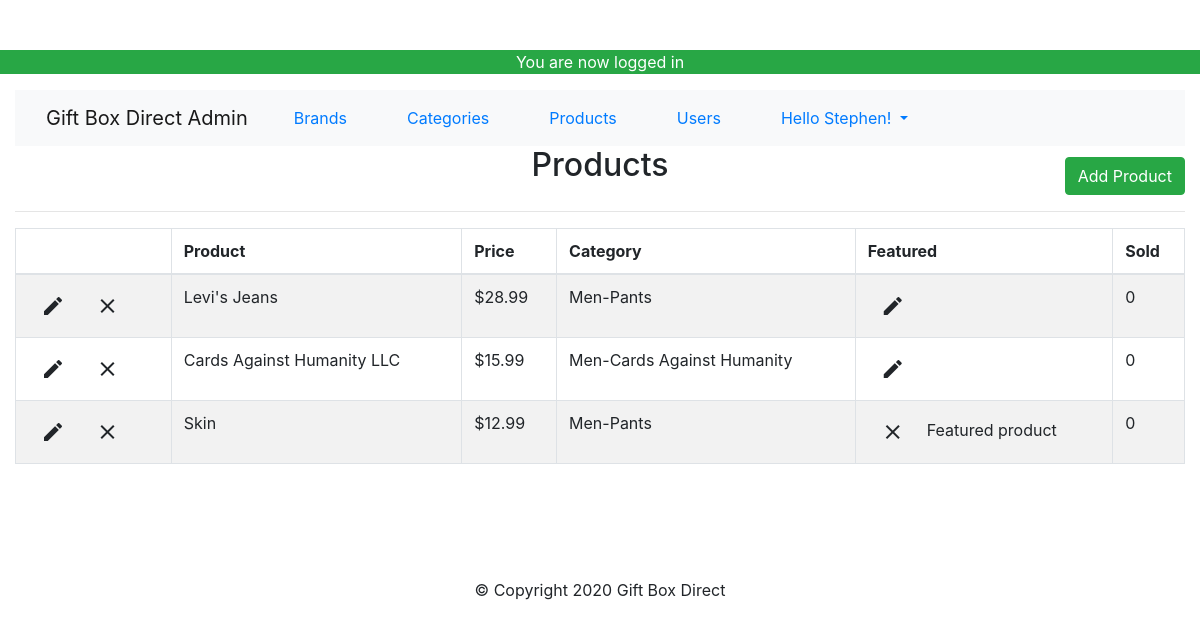
Screenshot of /tutro/admin/products.php (signed in) with the database file from the repository.
### tables this page shows
CREATE TABLE `products` (
  `id` int(11) NOT NULL,
  `title` varchar(255) NOT NULL,
  `price` decimal(10,2) NOT NULL,
  `list_price` decimal(10,2) NOT NULL,
  `brand` int(11) NOT NULL,
  `categories` varchar(255) NOT NULL,
  `image` varchar(255) NOT NULL,
  `description` text NOT NULL,
  `featured` tinyint(4) NOT NULL DEFAULT 0,
  `sizes` text NOT NULL,
  `deleted` tinyint(4) NOT NULL DEFAULT 0
);

### tutro/helpers/helpers.php (called while the page is built, shortened)
<?php
function money($number){
    return '$'.number_format($number,2);
}

### tutro/admin/products.php (the view, shortened to what this page needs)
<?php
require_once $_SERVER['DOCUMENT_ROOT'] . '/tutro/core/init.php';
include 'includes/head.php';
include 'includes/navigation.php';
if (isset($_GET['add']) || isset($_GET['edit'])) {
    $brandQuery = $mysqli->query("SELECT * FROM brand ORDER BY brand");
    $parentQuery = $mysqli->query("SELECT * FROM categories WHERE parent = 0 ORDER BY category");
    $title = ((isset($_POST['title']) && $_POST['title'] != '')?sanitize($_POST['title']):'');
    $brand = ((isset($_POST['brand']) && !empty($_POST['brand']))?sanitize($_POST['brand']):'');
    $parent = ((isset($_POST['parent']) && !empty($_POST['parent']))?sanitize($_POST['parent']):'');
    $category = ((isset($_POST['child'])) && !empty($_POST['child'])?sanitize($_POST['child']):'');
    $price = ((isset($_POST['price']) && $_POST['price'] != '')?sanitize($_POST['price']):'');
    $list_price = ((isset($_POST['list_price']) && $_POST['list_price'] != '')?sanitize($_POST['list_price']):'');
    $description = ((isset($_POST['description']) && $_POST['description'] != '')?sanitize($_POST['description']):'');
    $sizes = ((isset($_POST['sizes']) && $_POST['sizes'] != '')?sanitize($_POST['sizes']):'');
    $sizes = rtrim($sizes,',');
    $saved_image = '';
    $dbPath = $saved_image;
        if(isset($_GET['edit'])){
            $edit_id = (int)$_GET['edit'];
            $productResults = $mysqli->query("SELECT * FROM products WHERE id = '$edit_id'");
            $product = mysqli_fetch_assoc($productResults);
            if(isset($_GET['delete_image'])){
                $image_url = $_SERVER['DOCUMENT_ROOT'].$product['image']; echo $image_url;
                unlink($image_url);
                $mysqli->query("UPDATE products SET image = '' WHERE id = '$edit_id'");
                header('Location: products.php?edit='.$edit_id);
            }
            $category = ((isset($_POST['child']) && $_POST['child'] != '')?sanitize($_POST['child']):$product['categories']);
            $title = ((isset($_POST['title']) && $_POST['title'] != '')?sanitize($_POST['title']):$product['title']);
            $brand = ((isset($_POST['brand']) && $_POST['brand'] != '')?sanitize($_POST['brand']):$product['brand']);
            $parentQ = $mysqli->query("SELECT * FROM categories WHERE id = '$category'");
            $parentResult = mysqli_fetch_assoc($parentQ);
            $parent = ((isset($_POST['parent']) && $_POST['parent'] != '')?sanitize($_POST['parent']):$parentResult['parent']);
            $price = ((isset($_POST['price']) && $_POST['price'] != '')?sanitize($_POST['price']):$product['price']);
            $list_price = ((isset($_POST['list_price']) && $_POST['list_price'] != '')?sanitize($_POST['list_price']):$product['list_price']);
            $description = ((isset($_POST['description']) && $_POST['description'] != '')?sanitize($_POST['description']):$product['description']);
            $sizes = ((isset($_POST['sizes']) && $_POST['sizes'] != '')?sanitize($_POST['sizes']):$product['sizes']);
            $sizes = rtrim($sizes,',');
            $saved_image = (($product['image'] != '')?$product['image']:'');
        }
        if (!empty($sizes)) {
            $sizeString = sanitize($sizes);
            $sizeString = rtrim($sizeString, ',');
            $sizesArray = explode(',', $sizeString);
            $sArray = array();
            $qArray = array();
            foreach ($sizesArray as $ss) {
                $s = explode(':', $ss);
                $sArray[] = $s[0];
                $qArray[] = $s[1];
            }
        } else{
            $sizesArray = array();
        }
    if ($_POST) {
        $dbPath = '';
        $errors = array();
        $required = array('title', 'brand', 'price', 'parent', 'child', 'sizes');
        foreach ($required as $field) {
            if ($_POST[$field] == '') {
                $errors[] = 'All fields with an Astrisk are required';
                break;
            }
        }
        if (!empty($_FILES)) {
            var_dump($_FILES);
            $photo = $_FILES['photo'];
            $name = $photo['name'];
            $nameArray = explode('.', $name);
            $filename = $nameArray[0];
            $fileExt = $nameArray[1];
            $mime = explode('/', $photo['type']);
            $mimeType = $mime[0];
            $mimeExt = $mime[1];
            $tmpLoc = $photo['tmp_name'];
            $fileSize = $photo['size'];
            $allowed = array('png', 'jpg', 'jpeg', 'gif');
            $uploadName = md5(microtime()) . '.' . $fileExt;
            $uploadPath = BASEURL . 'images/products/' . $uploadName;
            $dbPath = '/tutro/images/products/' . $uploadName;
            if ($mimeType != 'image') {
                $errors[] = 'The file must be an image';
            }
        }
        if (!in_array($fileExt, $allowed)) {
            $errors[] = 'The photo extension must be a png, jpeg, or gif.';
        }
        if ($fileSize > 15000000) {
            $errors[] = 'The files size must be under 15MB';
        }
        if ($fileExt != $mimeExt && ($mimeExt == 'jpeg' && $fileExt != 'jpg')) {
            $errors[] = 'File extension does not match the file';
        }
        if (!empty($errors)) {
            echo display_errors($errors);
        } else {
            move_uploaded_file($tmpLoc, $uploadPath);
            $insertSql = "INSERT INTO products(title, price, list_price, brand, categories, sizes, image, description) VALUES ('$title', '$price', '$list_price', '$brand', '$category', '$sizes', '$dbPath', '$description' )";
            if(isset($_GET['edit'])){
                $insertSql = "UPDATE products SET title = '$title', price = '$price', list_price = $list_price, brand = '$brand', categories = $categories, sizes = '$sizes', image = '$dbPath', description = '$description' WHERE id = '$edit_id";
            }
            $mysqli->query($insertSql);
            header('Location: products.php');
        }
    }
?>
    <h2 class="text-center"><?=((isset($_GET['edit']))?'Edit':'Add a new')?> product</h2>
    <hr>
    <div class="container">
        <form action="products.php?<?=((isset($_GET['edit']))?'edit='.$edit_id:'add=1');?>" method="POST" enctype="multipart/form-data">
            <div class="form-group col-md-12">
                <label for="title">Title*:</label>
                <input type="text" name="title" class="form-control" id="title" value="<?=$title; ?>">
            </div>
            <div class="form-group col-md-12">
                <label for="brand">Brand*:</label>
                <select class="form-control" id="brand" name="brand">
                    <option value=""<?=(($brand == '') ? ' selected':''); ?>></option>
                    <?php while ($b = mysqli_fetch_assoc($brandQuery)) : ?>
                        <option value="<?=$b['id'];?>" <?=(($brand == $b['id'])?' selected' : '');?>><?=$b['brand'];?></option>
                    <?php endwhile; ?>
                </select>
            </div>
            <div class="form-group col-md-12">
                <label for="parent">Parent Category*:</label>
                <select class="form-control" id="parent" name="parent">
                    <option value="" <?= (($parent == '') ? ' selected' : ''); ?>></option>
                    <?php while ($p = mysqli_fetch_assoc($parentQuery)) : ?>
                        <option value="<?= $p['id']; ?>" <?= (($parent == $p['id']) ? ' selected' : ''); ?>><?= $p['category']; ?></option>
                    <?php endwhile; ?>
                </select>
            </div>
            <div class="form-group col-md-12">
                <label for="child">Child category*:</label>
                <select id="child" name="child" class="form-control"></select>
            </div>
            <div class="form-group col-md-12">
                <label for="price">Price*:</label>
                <input type="text" id="price" name="price" class="form-control" value="<?=$price;?>">
            </div>
            <div class="form-group col-md-12">
                <label for="list_price">List Price*:</label>
                <input type="text" id="list_price" name="list_price" class="form-control" value="<?= $list_price; ?>">
            </div>
            <div class="form-group col-md-12">
                <label>Quanitity && Sizes:*</label>
                <button class="btn btn-success form-control" onclick="jQuery('#sizesModal').modal('toggle');return false;">Quanitity && Sizes</button>
            </div>
            <div class="form-group col-md-12">
                <label for="sizes">Sizes & Quanitity Preview</label>
                <input type="text" class="form-control" name="sizes" id="sizes" value="<?=$sizes;?>" readonly>
            </div>
            <div class="form-group col-md-12">
                <?php if($saved_image != ''):?>
                    <div class="saved-image">
                        <img src="<?=$saved_image ?>" alt="saved image"/><br>
                        <a href="products.php?delete_image=1&edit=<?=$edit_id?>" class="text-danger">Delete image</a>
                    </div>
                <?php else:?>
                    <label for="photo">Product photo:</label>
                    <input type="file" name="photo" id="photo" class='form-control'>
                <?php endif;?>
            </div>
            <div class="form-group col-md-12">
                <label for="description">Description:</label>
                <textarea id="description" name="description" class="form-control" rows="6"><?=$description; ?></textarea>
            </div>
            <a href="products.php" class="btn btn-danger pull-right">Cancel</a>
            <input type="submit" value="<?=((isset($_GET['edit']))?'Edit':'Add') ?> Product" class="btn btn-success pull-right">
        </form>
        <div class="modal fade" id="sizesModal" tabindex="-1" role="dialog" aria-labelledby="sizesModalLabel">
            <div class="modal-dialog modal-lg" role="document">
                <div class="modal-content">
                    <div class="modal-header">
                        <button type="button" class="close" data-dismiss="modal" aria-label="Close"><span aria-hidden="true">&times;</span></button>
                        <h4 class="modal-title" id="sizesModalLabel">Sizes and quantity</h4>
                    </div>
                    <div class="modal-body">
                        <div class="container-fluid">
                            <?php for ($i = 1; $i <= 12; $i++) : ?>
                                <div class="row">
                                    <div class="col">
                                        <div class="form-group">
                                            <label for="size<?= $i; ?>">Size</label>
                                            <input type="text" name="size<?= $i; ?>" id="size<?= $i; ?>" value="<?= ((!empty($sArray[$i - 1])) ? $sArray[$i - 1] : '') ?>" class="form-control">
                                        </div>
                                    </div>
                                    <div class="col">
                                        <div class="form-group col-md-12">
                                            <label for="qty<?= $i; ?>">Quantity</label>
                                            <input type="number" name="qty<?= $i; ?>" id="qty<?= $i; ?>" value="<?= ((!empty($qArray[$i - 1])) ? $qArray[$i - 1] : '') ?>" min="0" class="form-control">
                                        </div>
                                    </div>
                                </div>
                            <?php endfor; ?>
                        </div>
                    </div>
                    <div class="modal-footer">
                        <button type="button" class="btn btn-default" data-dismiss="modal">Close</button>
                        <button type="button" class="btn btn-primary" onclick="updateSizes();jQuery('#sizesModal').modal('toggle');return false;">Save changes</button>
                    </div>
                </div>
            </div>
        </div>
    </div>
    </div>
<?php } else {
    $sql = "SELECT * FROM products WHERE deleted = 0";
    $pResults = $mysqli->query($sql);
?>
    <h2 class="text-center">Products</h2>
    <a href="products.php?add=1" class="btn btn-success float-md-right" id="add-product-btn">Add Product</a>
    <div class="clearfix"></div>
    <hr>
    <table class="table table-bordered table-condensed table-striped">
        <thead>
            <th></th>
            <th>Product</th>
            <th>Price</th>
            <th>Category</th>
            <th>Featured</th>
            <th>Sold</th>
        </thead>
        <tbody>
            <?php while ($product = mysqli_fetch_assoc($pResults)) :
                $childID = $product['categories'];
                $catSql = "SELECT * FROM categories WHERE id = '$childID'";
                $result = $mysqli->query($catSql);
                $child = mysqli_fetch_assoc($result);
                $parentID = $child['parent'];
                $pSql = "SELECT * FROM categories WHERE id = '$parentID'";
                $presult = $mysqli->query($pSql);
                $parent = mysqli_fetch_assoc($presult);
                $category = $parent['category'] . '-' . $child['category'];
            ?>
                <tr>
                    <td>
                        <a href="products.php?edit=<?= $product['id']; ?>" class="btn btn-xs btn-default"><i class="large material-icons">create</i></a>
                        <a href="products.php?delete=<?= $product['id']; ?>" class="btn btn-xs btn-default"><i class="large material-icons">clear</i></a>
                    </td>
                    <td><?= $product['title']; ?></td>
                    <td><?= money($product['price']); ?></td>
                    <td><?= $category; ?></td>
                    <td><a href="products.php?featured=<?= (($product['featured'] == 0) ? '1' : '0'); ?>&id=<?= $product['id']; ?>" class="btn btn-xs btn-default"><i class="large material-icons"><?= (($product['featured'] == 1) ? 'clear' : 'create'); ?></i></a>&nbsp <?= (($product['featured'] == 1) ? 'Featured product' : ''); ?> </td>
                    <td>0</td>
                </tr>
            <?php endwhile; ?>
        </tbody>
    </table>
<?php }
include 'includes/footer.php'; ?>

### rows the page displays
products: title "Levi's Jeans", price "$28.99", category "Men-Pants"
products: title "Cards Against Humanity LLC", price "$15.99", category "Men-Cards Against Humanity"
products: title "Skin", price "$12.99", category "Men-Pants", featured "Featured product"

### other values shown
$_SESSION['success_flash'] "You are now logged in"
$user_data['first'] "Stephen"
